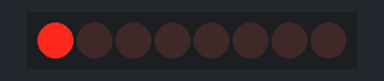
A sketch run on a simulated Arduino Uno, built with avr-gcc and run on an emulated ATmega328P. On the bench: 8 shift-register outputs drawn as a row of LEDs (first output left, lit = HIGH). Wiring (inferred from the names in the program): shift register (74HC595): data pin 2; shift clock pin 3; latch pin 4. Wiring (inferred from the signals the program sends): row of LEDs: on Q0, Q1, Q2, Q3, Q4, Q5, Q6, Q7.

Above: at 0.05 s.
At 0.65 s:
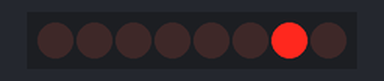
At 1.25 s:
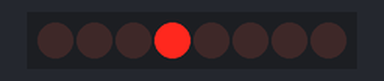
At 1.75 s:
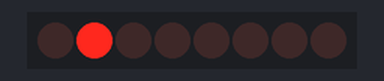
At 2.4 s:
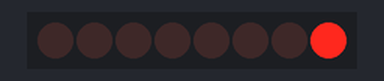
At 3.45 s:
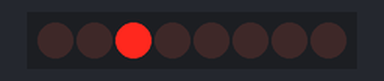
Timing chart, 0 to 3.8 s (numbered marks = the images above):
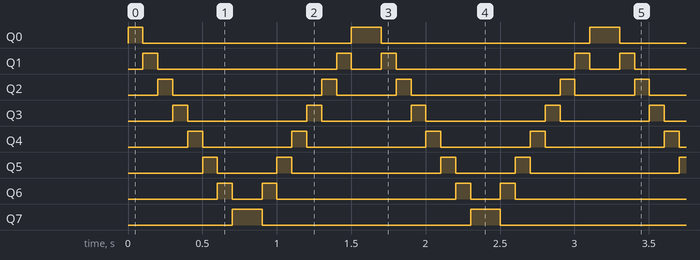

The sketch:

simple-larson-scanner.ino
```cpp
const int data_pin = 2;
const int clock_pin = 3;
const int latch_pin = 4;

const int wait_time = 100;

void setup() {
  pinMode(data_pin, OUTPUT);
  pinMode(clock_pin, OUTPUT);
  pinMode(latch_pin, OUTPUT);
}

void loop() {
  byte x = B10000000;
  for (int i = 0; i < 8; i++) {
    shiftDisplay(x);
    x = x >> 1;
    delay(wait_time);
  }

  x = B00000001;
   for (int i = 0; i < 8; i++) {
    shiftDisplay(x);
    x = x << 1;
    delay(wait_time);
  }
}

void shiftDisplay(byte data) {
  digitalWrite(latch_pin, LOW);
  shiftOut(data_pin, clock_pin, LSBFIRST, data);
  digitalWrite(latch_pin, HIGH);
}
```

Measured:
- by itself, Q0: repeats every 1.6 s: LOW 1.4 s, HIGH 0.20 s
- by itself, Q1: repeats every 1.6 s: LOW 1.2 s, HIGH 0.10 s, LOW 0.20 s, HIGH 0.10 s
- by itself, Q2: repeats every 1.6 s: LOW 1.0 s, HIGH 0.10 s, LOW 0.40 s, HIGH 0.10 s
- by itself, Q3: repeats every 1.6 s: LOW 0.80 s, HIGH 0.10 s, LOW 0.60 s, HIGH 0.10 s
- by itself, Q4: repeats every 1.6 s: LOW 0.60 s, HIGH 0.10 s, LOW 0.80 s, HIGH 0.10 s
- by itself, Q5: repeats every 1.6 s: LOW 0.40 s, HIGH 0.10 s, LOW 1.0 s, HIGH 0.10 s
- by itself, Q6: repeats every 1.6 s: LOW 0.20 s, HIGH 0.10 s, LOW 1.2 s, HIGH 0.10 s
- by itself, Q7: alternates HIGH for 0.20 s and LOW for 1.4 s
